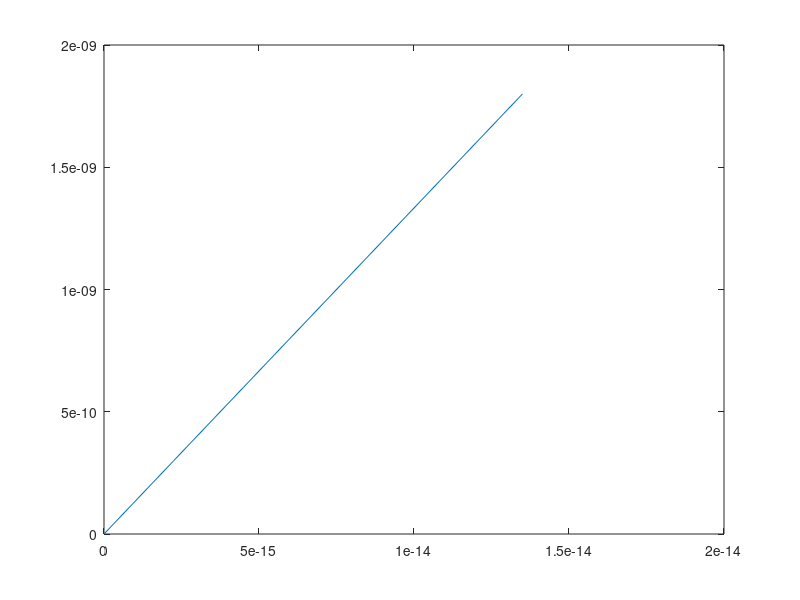

Recreate this plot in MATLAB.

clear all;
clc

k=0.1;   %% N/m
E=1e9;
R=10e-9;

z_To_Volts=60e-9;  


z_V=[0; 0; 0; 0.05; 0.1; 0.3]  % I assume I go down in -1nm

z_m=z_V*z_To_Volts;   %% in nm

Force_nN=k*z_m;  %%% force N

Constant1=4/3*E*(R^(1/2));

X= Force_nN/(Constant1);

plot(X, Force_nN);

Indentation=X.^(2/3);

distance_in=wrev(Indentation);

count=0;

for ii=1:length(distance_in-1)
    
    
    if distance_in(ii)==0&&count>0
        distance_in(ii)=distance_in(ii-1)+1e-9;
    end
    if distance_in(ii)==0
        count=1;
    end
    
    
end

distance=wrev(distance_in)

z_c=distance-z_m



zc=distance-z_m;